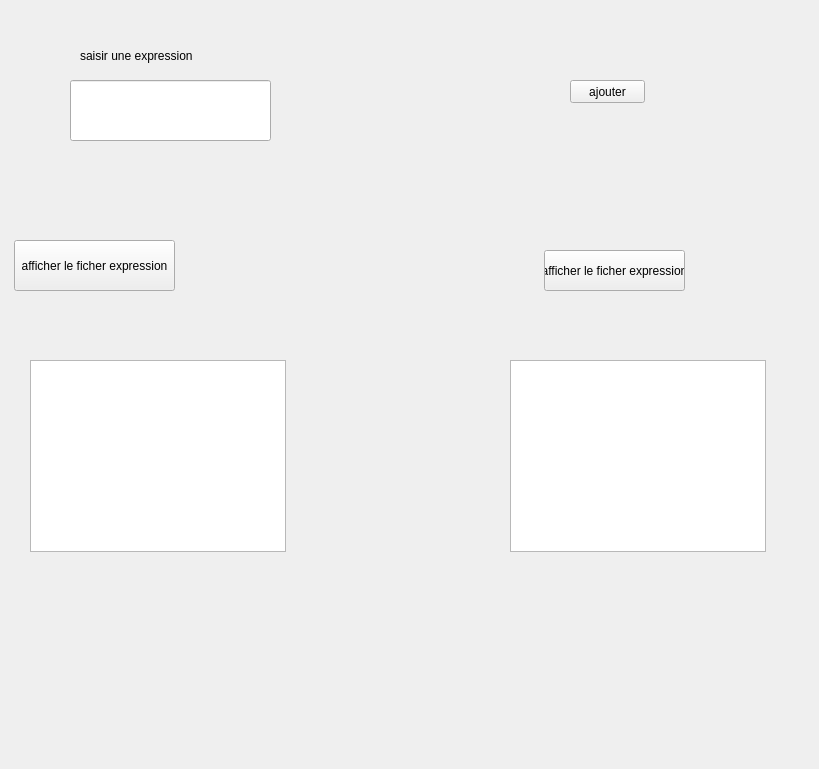
<?xml version="1.0" encoding="UTF-8"?>
<ui version="4.0">
 <class>Form</class>
 <widget class="QWidget" name="Form">
  <property name="geometry">
   <rect>
    <x>0</x>
    <y>0</y>
    <width>819</width>
    <height>769</height>
   </rect>
  </property>
  <property name="windowTitle">
   <string>Form</string>
  </property>
  <widget class="QLabel" name="label">
   <property name="geometry">
    <rect>
     <x>80</x>
     <y>40</y>
     <width>161</width>
     <height>31</height>
    </rect>
   </property>
   <property name="text">
    <string>saisir une expression</string>
   </property>
  </widget>
  <widget class="QLineEdit" name="L1">
   <property name="geometry">
    <rect>
     <x>70</x>
     <y>80</y>
     <width>201</width>
     <height>61</height>
    </rect>
   </property>
  </widget>
  <widget class="QPushButton" name="B1">
   <property name="geometry">
    <rect>
     <x>570</x>
     <y>80</y>
     <width>75</width>
     <height>23</height>
    </rect>
   </property>
   <property name="text">
    <string>ajouter</string>
   </property>
  </widget>
  <widget class="QPushButton" name="B2">
   <property name="geometry">
    <rect>
     <x>14</x>
     <y>240</y>
     <width>161</width>
     <height>51</height>
    </rect>
   </property>
   <property name="text">
    <string>afficher le ficher expression</string>
   </property>
  </widget>
  <widget class="QPushButton" name="B3">
   <property name="geometry">
    <rect>
     <x>544</x>
     <y>250</y>
     <width>141</width>
     <height>41</height>
    </rect>
   </property>
   <property name="text">
    <string>afficher le ficher expression</string>
   </property>
  </widget>
  <widget class="QListWidget" name="Li1">
   <property name="geometry">
    <rect>
     <x>30</x>
     <y>360</y>
     <width>256</width>
     <height>192</height>
    </rect>
   </property>
  </widget>
  <widget class="QListWidget" name="Li2">
   <property name="geometry">
    <rect>
     <x>510</x>
     <y>360</y>
     <width>256</width>
     <height>192</height>
    </rect>
   </property>
  </widget>
 </widget>
 <resources/>
 <connections/>
</ui>
